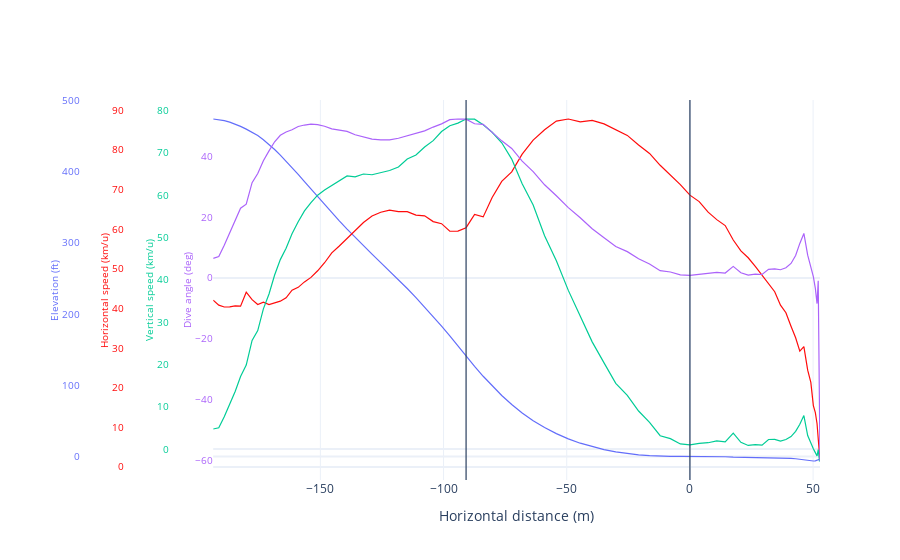

Source (notebook cell):
### Markdown cell above
<br>

**Overview**

This provides a comprehensive overview of the maneuver, displaying elevation, horizontal speed, vertical speed, and the dive angle. Additionally, two vertical lines are incorporated to offer more information regarding the commencement and conclusion of the rollout.

### Code cell
landing_viz = LandingVisualisations(df=jump_df, speed_metric='km/u', distance_metric='m')
landing_viz.plt_overview(['Elevation', 'Horizontal speed', 'Vertical speed', 'Dive angle'])
